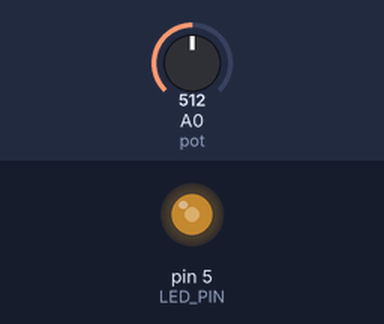
Bench run of a sketch on a simulated Arduino Uno, built with avr-gcc and run on an emulated ATmega328P. Parts: output pins drawn as LEDs (lit = HIGH). The inputs (shaded band) are chosen by the test bench; at power-on: A0 (pot) = 512. What the sketch prints to the serial monitor is not drawn.

Above: at 1.2 s.
1.3 s: A0 (pot) set to 306
At 2.87 s:
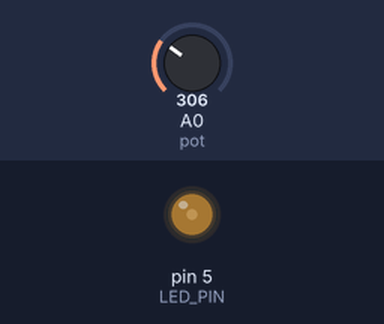
4.3 s: A0 (pot) set to 716
At 15.7 s:
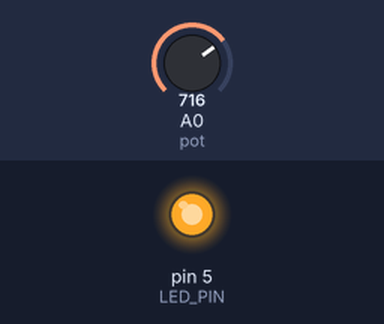
Timing chart, 0 to 16.0 s (numbered marks = the images above; inputs shaded):
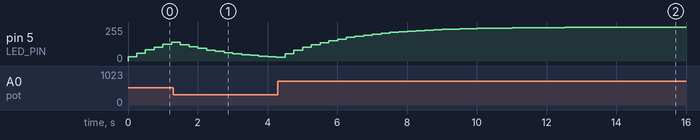

The sketch:

assignment_01_analog_switch_easing01.ino
```cpp
#define LED_PIN 5
#define pot A0

float currentValue;
float targetValue;
float easingAmount;
const int tip = 511;     //set tipping point
float targetValue1;


void setup(){
  currentValue = 0;
  targetValue = 255;
  easingAmount = .125;
  targetValue1 = 0;        //ease off target

  Serial.begin(9600);
}

void loop(){

  int val = 0;
  val = analogRead (pot);
  Serial.print(val);
  Serial.print("/");
  //delay(250);             //checkin analog val

  if(val <= tip){
    currentValue += easingAmount * ( targetValue1 - currentValue );
  }else{
  currentValue += easingAmount * ( targetValue - currentValue );
  }
  //Serial.print("currentValue: ");
  //Serial.print(currentValue);
  //Serial.print("\t targetValue: ");
  //Serial.println(targetValue);
  analogWrite(LED_PIN, (int) currentValue);
  delay(250);
}
```
